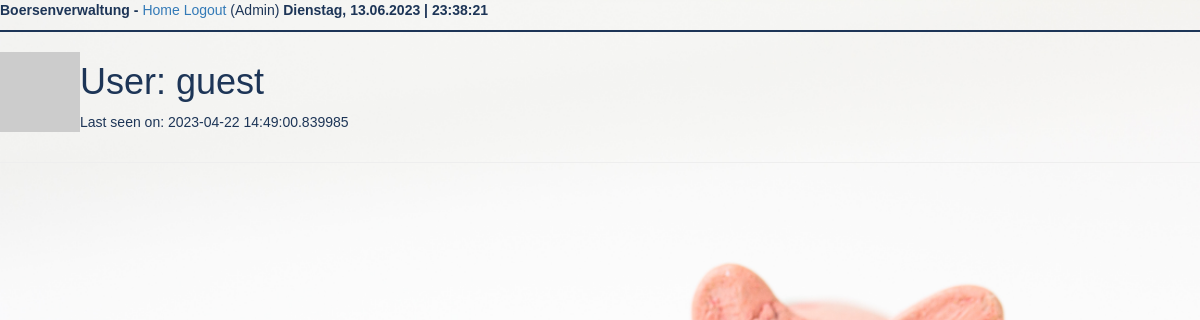
Before: /user/guest (signed in) with the older database file.
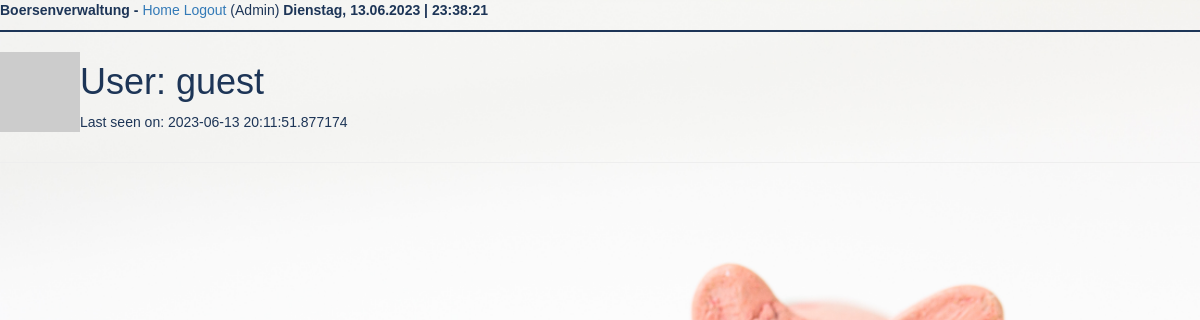
After: the same page with the newer database file.
### app/models.py (models this page shows, shortened)
class User(UserMixin, db.Model):
    id = Column(Integer, primary_key=True)
    username = Column(String(64), index=True, unique=True)
    email = Column(String(120), index=True, unique=True)
    password_hash = Column(String(128))
    last_seen = Column(DateTime, default=datetime.utcnow)
    admin_tag = Column(Boolean, default=False)
    def avatar(self, size):
        digest = md5(self.username.lower().encode('utf-8')).hexdigest()
        return 'https://www.gravatar.com/avatar/{}?s={}'.format(
            digest, size)

### app/routes.py (the view)
@app.route('/user/<username>')
@login_required
def user(username):
    user = User.query.filter_by(username=username).first_or_404()
    posts = Post.query.all()
    return render_template('user.html', user=user, posts=posts)

### app/models.py (called while the page is built)
@login.user_loader
def load_user(id):
    return User.query.get(int(id))

### app/routes.py (called while the page is built)
@app.context_processor
def inject_datetime():
    return {'current_time': datetime.utcnow()}

@app.before_request
def before_request():
    if current_user.is_authenticated:
        current_user.last_seen = datetime.utcnow()
        db.session.commit()

### app/templates/user.html (shortened to what this page needs)
{% extends "base.html" %}
{% block content %}
    <table>
        <tr>
            <td><img class = "top" src="{{ user.avatar(128) }}" alt="link"></td>
            <td>
                <h1>User: {{ user.username }}</h1>
                {% if user.last_seen %}<p>Last seen on: {{ user.last_seen }}</p>{% endif %}
            </td>
        </tr>
    </table>
    <hr>
{% endblock %}

### app/templates/base.html (shortened to what this page needs)
{% extends "bootstrap/base.html" %}
{% block head %}
    {{ super() }}
        <link rel="stylesheet" type="text/css" href="{{ url_for('static', filename='styles.css') }}">
{% endblock %}
{% block body %}
        <body style="background-image: url('/static/background.jpg');
        background-size: 100%;
        background-repeat: no-repeat;
        background-attachment: fixed;">
    <div>
        <b>Boersenverwaltung - </b>
        <a href="{{ url_for('index') }}">Home</a>
        {% if current_user.is_anonymous %}
        <a href="{{ url_for('login') }}">Login</a>
        {% else %}
        <a href="{{ url_for('logout') }}">Logout</a>
        {% endif %}
        {% if current_user.admin_tag %}
        (Admin)
        {% endif %}
        <b id="current-date"></b>
        <b id="current-time"></b>
    </div>
    <hr class="blue-line">
    {% block content %}{% endblock %}
{% endblock %}

### app/static/styles.css (style rules this page uses)
body { background-image: url("app/static/background.jpg"); background-size: auto; background-color: rgba(255,255,255,1); background-repeat: no-repeat; background-attachment: fixed; color: #1D3557; font-family: "Helvetica", serif; }
h1 { color: #1D3557; }
.blue-line { border: none; height: 2px; background-color: #1D3557; margin: 10px 0; }

Changed rows visible on the page:
changed User "guest": last_seen "2023-04-22 14:49:00.839985" → "2023-06-13 20:11:51.877174"
